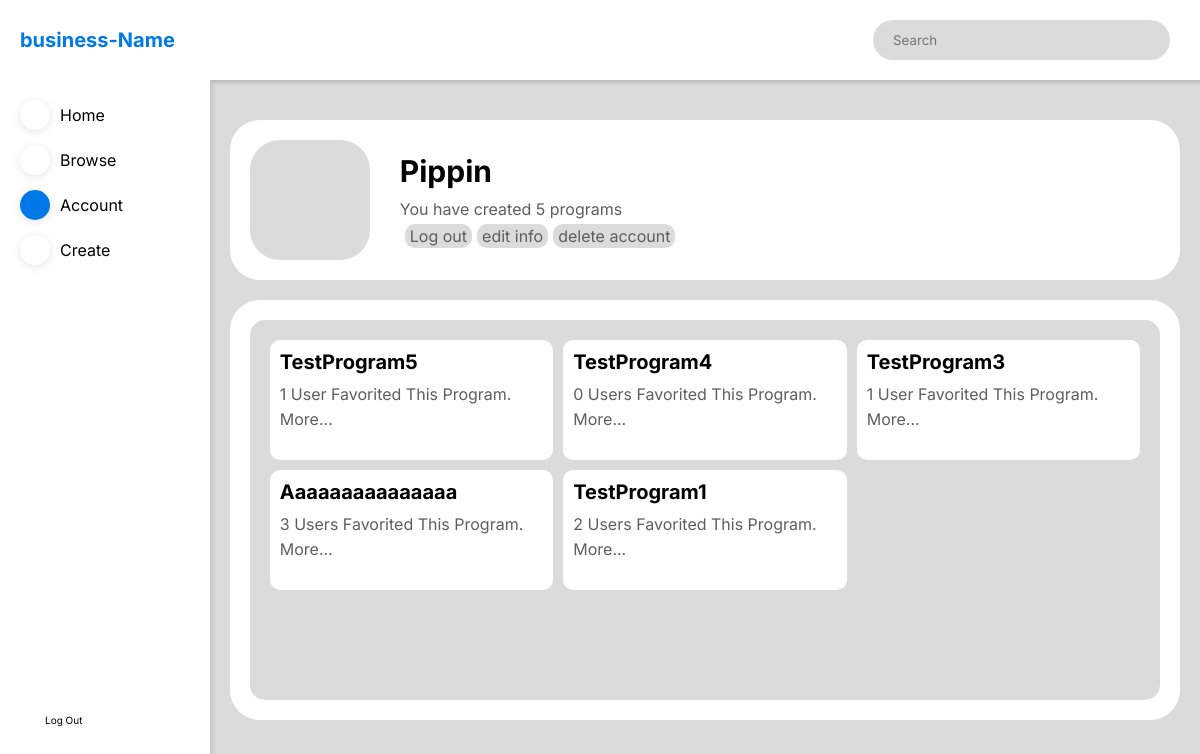
Screenshot of /account/pippin (signed in) with the database file from the repository.
### website/models.py (models this page shows)
class User(db.Model):
    id = db.Column(db.Integer, primary_key=True)
    username = db.Column(db.String(150), unique=True, nullable=False)
    email = db.Column(db.String(150), unique=True)
    password = db.Column(db.String(200))
    programs = db.relationship('Program')
    favorites = db.relationship(
        'Program', secondary=FavoriteProgram, backref=db.backref('favoriteprograms'),  lazy='dynamic')

class Program(db.Model):
    id = db.Column(db.Integer, primary_key=True)
    name = db.Column(db.String(150), nullable=False)
    user_id = db.Column(db.Integer, db.ForeignKey('user.id'), nullable=False)
    description = db.Column(db.String(3000))
    exercises = db.relationship(
        'Exercise', secondary=ExerciseProgram, backref='exercises')
    favorited = db.relationship(
        'User', secondary=FavoriteProgram, backref=db.backref('favirouted'),  lazy='dynamic')

### website/dashboard.py (the view)
@dashboard.route("/account/<username>")
def account(username):
    if 'user' in session:
        user = db.session.query(User).filter(
            User.username == username).first()
        if not user:
            abort(404)
        likes_query = db.session.\
            query(
                FavoriteProgram.columns.program_id.label('programid'),
                func.count().label('cnt')
            ).\
            filter(FavoriteProgram.columns.program_id).\
            group_by('programid').\
            subquery()
        programscreated = db.session.\
            query(Program.id,
                  Program.name,
                  func.coalesce(
                      likes_query.c.cnt, 0).label('cnt')
                  ).\
            join(likes_query,
                 likes_query.c.programid == Program.id,
                 isouter=True
                 ).\
            filter(Program.user_id == user.id).\
            order_by(desc(Program.id)).\
            all()
        return render_template('account.html', user=user, programscreated=programscreated)
    else:
        return redirect((url_for('auth.signin')))

### website/templates/account.html (shortened to what this page needs)
{% extends 'dashboard_template.html' %}
{% block content %}
<div class="dashboard-body-element dashboard-body-first dashboard-body-account-first">
    <div class="dashboard-body-icon dashboard-body-tag">
        <span class="iconify" data-icon="bx:user"></span>
    </div>
    <div class='dashboard-account-info-wrapper'>
        <p class="dashboard-account-info-username">{{user.username | capitalize}}</p>
        {% if session['user'] == user.username %}
        {% if programscreated |length == 0 %}<p class="dashboard-account-info-subtitle">You have created 0 programs.</p>
        {% elif programscreated |length == 1 %} <p class="dashboard-account-info-subtitle">You have created 1 program.
        </p>
        {% else %}
        <p class="dashboard-account-info-subtitle">You have created {{programscreated |length}} programs</p>
        {% endif%}
        {% endif %}
        {% if session['user'] == user.username %}
        <div class="dashboard-account-info-settings">
            <a class="dashboard-account-info-settings-button" href="/signout">Log out</a>
            <a id='dashboard-account-info-settings-editinfo' class="dashboard-account-info-settings-button">edit
                info</a>
            <a id='dashboard-account-info-settings-deleteaccount' class="dashboard-account-info-settings-button">delete
                account</a>
        </div>
        {% endif %}
    </div>
</div>
<div class="dashboard-body-element dashboard-account-programs-wrapper">
    <div class="dashboard-account-programs">
        {% for program in programscreated%}
        <div class="dashboard-account-programs-card">
            <p> {{program.name}}</p>
            {% if program.cnt == 1 %}
            <p> {{program.cnt}} user favorited this program.</p>
            {% else %}
            <p> {{program.cnt}} users favorited this program.</p>
            {% endif %}
            <a onclick="location.href= '/program/{{program.id}}'">more...</a>
        </div>
        {% endfor %}
    </div>
</div>
{% endblock %}

### website/templates/dashboard_template.html (shortened to what this page needs)
<!DOCTYPE html>
<html lang="en">
<head>
    <link rel="stylesheet" href="{{ url_for('static', filename = 'styles.css') }}" />
</head>
<body>
    <div class="dashboard-wrapper">
        <div class="dashboard-navtop">
            <form method="POST" class="dashboard-navsearch" id='dashboard-navsearch'>
                <input type="text" placeholder="Search" />
            </form>
        </div>
        <div class="dashboard-nav-sticky dashboard-navleft">
            <div class="dashboard-navlogo">
                <p>business-Name</p>
            </div>
            <ul class="dashboard-navnavigation">
                <li>
                    <div id='dashboard-nav-home' class="dashboard-nav-navelement"
                        onclick="location.href = '/dashboard';">
                        <div id='dashboard-nav-home-icn' class="dashboard-nav-navelement-icn">
                        </div>
                        <p>Home</p>
                    </div>
                </li>
                <li>
                    <div id='dashboard-nav-browse' class="dashboard-nav-navelement"
                        onclick="location.href = '/browse';">
                        <div id='dashboard-nav-browse-icn' class="dashboard-nav-navelement-icn">
                        </div>
                        <p>Browse</p>
                    </div>
                </li>
                <li>
                    <div id='dashboard-nav-account' class="dashboard-nav-navelement"
                        onclick="location.href = '/account/{{session['user']}}';">
                        <div id='dashboard-nav-account-icn' class="dashboard-nav-navelement-icn">
                        </div>
                        <p>Account</p>
                    </div>
                </li>
                <li>
                    <div id='dashboard-nav-create' class="dashboard-nav-navelement"
                        onclick="location.href = '/create';">
                        <div id='dashboard-nav-create-icn' class="dashboard-nav-navelement-icn">
                        </div>
                        <p>Create</p>
                    </div>
                </li>
            </ul>
            <a class="dashboard-navlogout" href="/signout">
                <span class="iconify" data-icon="ooui:log-out-ltr"></span> Log Out</a>
        </div>
        <div class="dashboard-body">{% block content %} {% endblock %}</div>
    </div>
</body>
</html>

### website/static/styles.css (style rules this page uses)
* { padding: 0; margin: 0; box-sizing: border-box; font-family: "Inter", "Poppins"; }
:root { --main-color: #0078e7; --secondary-color: #dbdbdb; --background-colour: #ffffff; --text-color-1: #000000; --text-color-2: #5e5e5e; --text-color-3: #ffffff; }
html { scroll-behavior: smooth; }
.dashboard-wrapper { display: grid; grid-template: "lefthead tophead" "lefthead body"; grid-template-columns: max(200px, 17.5%) auto; grid-template-rows: max(80px, 10%) auto; height: 100vh; width: 100vw; }
.dashboard-navtop { grid-area: tophead; position: sticky; top: 0; height: max(80px, 10%); background-color: var(--background-colour); display: flex; align-items: center; box-shadow: 3px 2px 4px rgb(0 0 0 / 10%); }
.dashboard-navsearch { margin-right: 30px; margin-left: auto; background-color: var(--secondary-color); display: flex; align-items: center; justify-content: space-between; height: 40px; width: 30%; border-radius: 20px; }
.dashboard-navsearch input { background-color: rgba(0, 0, 0, 0); border: none; width: 80%; margin-left: 20px; }
.dashboard-body { grid-area: body; background-color: var(--secondary-color); box-shadow: inset 3px 2px 4px rgba(0, 0, 0, 0.1); height: auto; width: 100%; padding-bottom: 20px; }
.dashboard-navleft { grid-area: lefthead; position: fixed; top: 0; background-color: var(--background-colour); height: 100%; display: grid; grid-template-rows: 10% 70% auto; width: max(200px, 17.5%); }
.dashboard-navlogo { grid-row: 1; font-size: 20px; color: var(--main-color); display: flex; align-items: center; margin-left: 20px; font-weight: bold; }
.dashboard-navnavigation { grid-row: 2; list-style: none; margin-left: 20px; margin-top: 20px; }
.dashboard-nav-navelement { display: flex; align-items: center; margin-bottom: 15px; }
.dashboard-nav-navelement-icn { border-radius: 50%; background-color: var(--background-colour); filter: drop-shadow(0px 2px 4px rgba(0, 0, 0, 0.1)); height: 30px; width: 30px; display: flex; justify-content: center; align-items: center; margin-right: 10px; color: var(--main-color); }
.dashboard-nav-navelement-active { background-color: var(--main-color); color: var(--background-colour); }
.dashboard-navlogout { grid-row: 3; bottom: 0; font-size: 10px; text-decoration: none; color: var(--text-color-1); display: flex; align-items: center; margin-left: 20px; }
.dashboard-navlogout .iconify { width: 20px; height: 20px; margin-right: 5px; }
.dashboard-body-first { margin-top: 40px; }
.dashboard-body-element { width: 96%; margin-left: auto; margin-right: auto; background-color: var(--background-colour); padding: 20px; border-radius: 30px; }
.dashboard-body-icon { height: 120px; width: 120px; background-color: var(--secondary-color); border-radius: 30px; display: flex; align-items: center; justify-content: center; }
.dashboard-body-icon .iconify { width: 60%; height: 60%; color: var(--text-color-2); }
.dashboard-body-account-first { display: flex; align-items: center; }
.dashboard-account-info-wrapper { display: flex; flex-direction: column; justify-content: center; width: 80%; margin-left: 30px; height: 120px; }
.dashboard-account-info-username { font-weight: bold; font-size: 30px; margin-bottom: 10px; }
.dashboard-account-info-subtitle { color: var(--text-color-2); }
.dashboard-account-info-settings { margin-top: 5px; display: flex; align-items: center; }
.dashboard-account-info-settings-button { background-color: var(--secondary-color); color: var(--text-color-2); border-radius: 10px; margin-left: 5px; padding: 2px 5px; text-decoration: none; }
.dashboard-account-programs-wrapper { margin-top: 20px; height: 60%; min-height: 400px; }
.dashboard-account-programs { height: 100%; width: 100%; border-radius: 15px; padding: 20px; background-color: var(--secondary-color); display: grid; grid-template-columns: 1fr 1fr 1fr; grid-template-rows: auto; grid-row-gap: 10px; grid-column-gap: 10px; grid-template-rows: repeat(auto-fill, 120px); overflow: scroll; }
.dashboard-account-programs-card { background-color: var(--background-colour); height: 100%; width: 100%; padding: 10px; border-radius: 10px; text-transform: capitalize; }
.dashboard-account-programs-card p:first-child { color: var(--text-color-1); font-weight: bold; font-size: 20px; width: 100%; text-overflow: ellipsis; margin-bottom: 10px; }
.dashboard-account-programs-card p { color: var(--text-color-2); margin-bottom: 5px; }
.dashboard-account-programs-card a { color: var(--text-color-2); }

### rows the page displays
User: username "Pippin"
Program: name "TestProgram5", cnt "1"
Program: name "TestProgram4", cnt "0"
Program: name "TestProgram3", cnt "1"
Program: name "Aaaaaaaaaaaaaaa", cnt "3"
Program: name "TestProgram1", cnt "2"

### other values shown
{{ programscreated |length }} "5"
